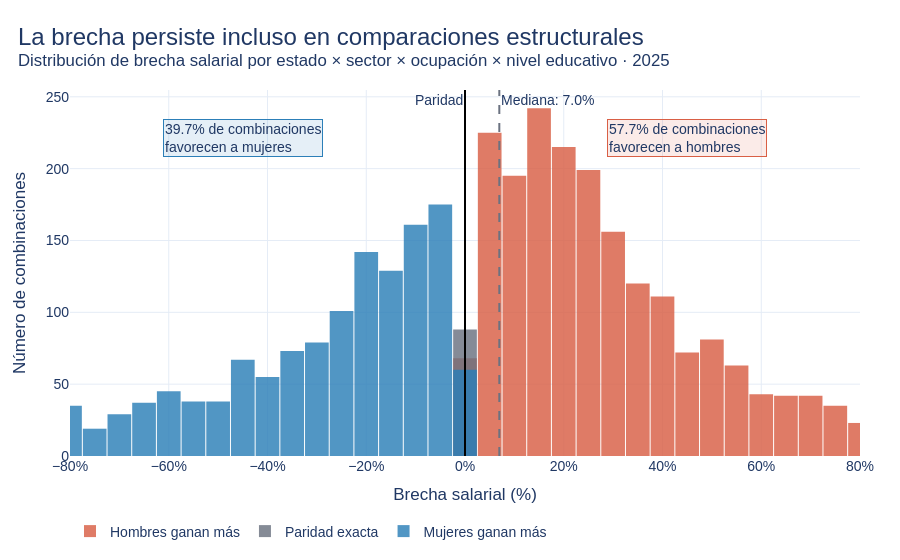

Notebook code cell kept with this figure:
### Code cell
fig_dist = px.histogram(
    bestr_clean,
    x="brecha_pct",
    color="sentido_brecha",
    nbins=70,
    color_discrete_map={
        "Hombres ganan más": COLOR_ROJO,
        "Mujeres ganan más": COLOR_AZUL,
        "Paridad exacta": COLOR_GRIS
    },
    labels={
        "brecha_pct": "Brecha salarial (%)",
        "count": "Número de combinaciones",
        "sentido_brecha": ""
    },
    hover_data={
        "brecha_pct": ":.1f",
        "sentido_brecha": True
    }
)

fig_dist.add_vline(
    x=0,
    line_width=2,
    line_color="black",
    annotation_text="Paridad",
    annotation_position="top left"
)

fig_dist.add_vline(
    x=brecha_estructural_mediana,
    line_width=2,
    line_dash="dash",
    line_color=COLOR_GRIS,
    annotation_text=f"Mediana: {brecha_estructural_mediana:.1f}%",
    annotation_position="top right"
)

fig_dist.add_annotation(
    x=45,
    y=0.92,
    xref="x",
    yref="paper",
    text=f"{pct_desfavorables_mujeres:.1f}% de combinaciones<br>favorecen a hombres",
    showarrow=False,
    align="left",
    bgcolor="rgba(217,95,69,0.12)",
    bordercolor=COLOR_ROJO,
    borderwidth=1,
    font=dict(size=14, color=COLOR_OSCURO)
)

fig_dist.add_annotation(
    x=-45,
    y=0.92,
    xref="x",
    yref="paper",
    text=f"{pct_favorables_mujeres:.1f}% de combinaciones<br>favorecen a mujeres",
    showarrow=False,
    align="left",
    bgcolor="rgba(44,127,184,0.12)",
    bordercolor=COLOR_AZUL,
    borderwidth=1,
    font=dict(size=14, color=COLOR_OSCURO)
)

fig_dist.update_layout(
    bargap=0.04,
    barmode="overlay"
)

fig_dist.update_traces(opacity=0.82)

fig_dist = estilo_fig(
    fig_dist,
    titulo="La brecha persiste incluso en comparaciones estructurales",
    subtitulo="Distribución de brecha salarial por estado × sector × ocupación × nivel educativo · 2025",
    alto=560
)

fig_dist.update_xaxes(range=[-80, 80], ticksuffix="%")
fig_dist.update_yaxes(title="Número de combinaciones")

fig_dist.show(config=FIG_CONFIG)

### Figure 1 — Plotly figure (JSON) as saved in the notebook; plotly's stock layout.template omitted (floating-point values rounded to 4 significant figures; data arrays with more than 128 entries replaced by an {"elided": "..."} marker saying what was removed)
{"data": [{"bingroup": "x", "hovertemplate": "=Hombres ganan más<br>Brecha salarial (%)=%{x:.1f}<br>count=%{y}<extra></extra>", "legendgroup": "Hombres ganan más", "marker": {"color": "#D95F45", "pattern": {"shape": ""}}, "name": "Hombres ganan más", "nbinsx": 70, "opacity": 0.82, "orientation": "v", "showlegend": true, "type": "histogram", "x": {"elided": "1962 float values"}, "xaxis": "x", "yaxis": "y"}, {"bingroup": "x", "hovertemplate": "=Paridad exacta<br>Brecha salarial (%)=%{x:.1f}<br>count=%{y}<extra></extra>", "legendgroup": "Paridad exacta", "marker": {"color": "#6B7280", "pattern": {"shape": ""}}, "name": "Paridad exacta", "nbinsx": 70, "opacity": 0.82, "orientation": "v", "showlegend": true, "type": "histogram", "x": [0.0, 0.0, 0.0, 0.0, 0.0, 0.0, 0.0, 0.0, 0.0, 0.0, 0.0, -0.0, 0.0, 0.0, 0.0, 0.0, -0.0, 0.0, 0.0, 0.0, 0.0, 0.0, 0.0, 0.0, 0.0, 0.0, 0.0, 0.0, 0.0, 0.0, 0.0, -0.0, 0.0, 0.0, 0.0, 0.0, 0.0, -0.0, 0.0, 0.0, 0.0, 0.0, 0.0, 0.0, 0.0, 0.0, 0.0, 0.0, 0.0, 0.0, 0.0, 0.0, 0.0, 0.0, 0.0, 0.0, 0.0, 0.0, 0.0, 0.0, 0.0, 0.0, 0.0, 0.0, 0.0, 0.0, 0.0, 0.0, 0.0, -0.0, 0.0, 0.0, 0.0, 0.0, 0.0, 0.0, 0.0, 0.0, 0.0, -0.0, 0.0, 0.0, 0.0, 0.0, 0.0, 0.0, 0.0, -0.0], "xaxis": "x", "yaxis": "y"}, {"bingroup": "x", "hovertemplate": "=Mujeres ganan más<br>Brecha salarial (%)=%{x:.1f}<br>count=%{y}<extra></extra>", "legendgroup": "Mujeres ganan más", "marker": {"color": "#2C7FB8", "pattern": {"shape": ""}}, "name": "Mujeres ganan más", "nbinsx": 70, "opacity": 0.82, "orientation": "v", "showlegend": true, "type": "histogram", "x": {"elided": "1352 float values"}, "xaxis": "x", "yaxis": "y"}], "layout": {"annotations": [{"showarrow": false, "text": "Paridad", "x": 0, "xanchor": "right", "xref": "x", "y": 1, "yanchor": "top", "yref": "y domain"}, {"showarrow": false, "text": "Mediana: 7.0%", "x": 6.95, "xanchor": "left", "xref": "x", "y": 1, "yanchor": "top", "yref": "y domain"}, {"align": "left", "bgcolor": "rgba(217,95,69,0.12)", "bordercolor": "#D95F45", "borderwidth": 1, "font": {"color": "#203864", "size": 14}, "showarrow": false, "text": "57.7% de combinaciones<br>favorecen a hombres", "x": 45, "xref": "x", "y": 0.92, "yref": "paper"}, {"align": "left", "bgcolor": "rgba(44,127,184,0.12)", "bordercolor": "#2C7FB8", "borderwidth": 1, "font": {"color": "#203864", "size": 14}, "showarrow": false, "text": "39.7% de combinaciones<br>favorecen a mujeres", "x": -45, "xref": "x", "y": 0.92, "yref": "paper"}], "bargap": 0.04, "barmode": "overlay", "font": {"color": "#203864", "family": "Arial, sans-serif", "size": 14}, "height": 560, "hoverlabel": {"bgcolor": "white", "font": {"family": "Arial", "size": 13}}, "legend": {"orientation": "h", "title": {"text": ""}, "tracegroupgap": 0, "x": 0, "xanchor": "left", "y": -0.25, "yanchor": "bottom"}, "margin": {"b": 70, "l": 70, "r": 40, "t": 90}, "shapes": [{"line": {"color": "black", "width": 2}, "type": "line", "x0": 0, "x1": 0, "xref": "x", "y0": 0, "y1": 1, "yref": "y domain"}, {"line": {"color": "#6B7280", "dash": "dash", "width": 2}, "type": "line", "x0": 6.95, "x1": 6.95, "xref": "x", "y0": 0, "y1": 1, "yref": "y domain"}], "title": {"font": {"color": "#203864", "size": 24}, "text": "La brecha persiste incluso en comparaciones estructurales<br><sup>Distribución de brecha salarial por estado × sector × ocupación × nivel educativo · 2025</sup>", "x": 0.02, "xanchor": "left"}, "xaxis": {"anchor": "y", "domain": [0, 1], "gridcolor": "#E5ECF6", "range": [-80, 80], "showgrid": true, "ticksuffix": "%", "title": {"text": "Brecha salarial (%)"}, "zeroline": false}, "yaxis": {"anchor": "x", "domain": [0, 1], "gridcolor": "#E5ECF6", "showgrid": true, "title": {"text": "Número de combinaciones"}, "zeroline": false}}}
